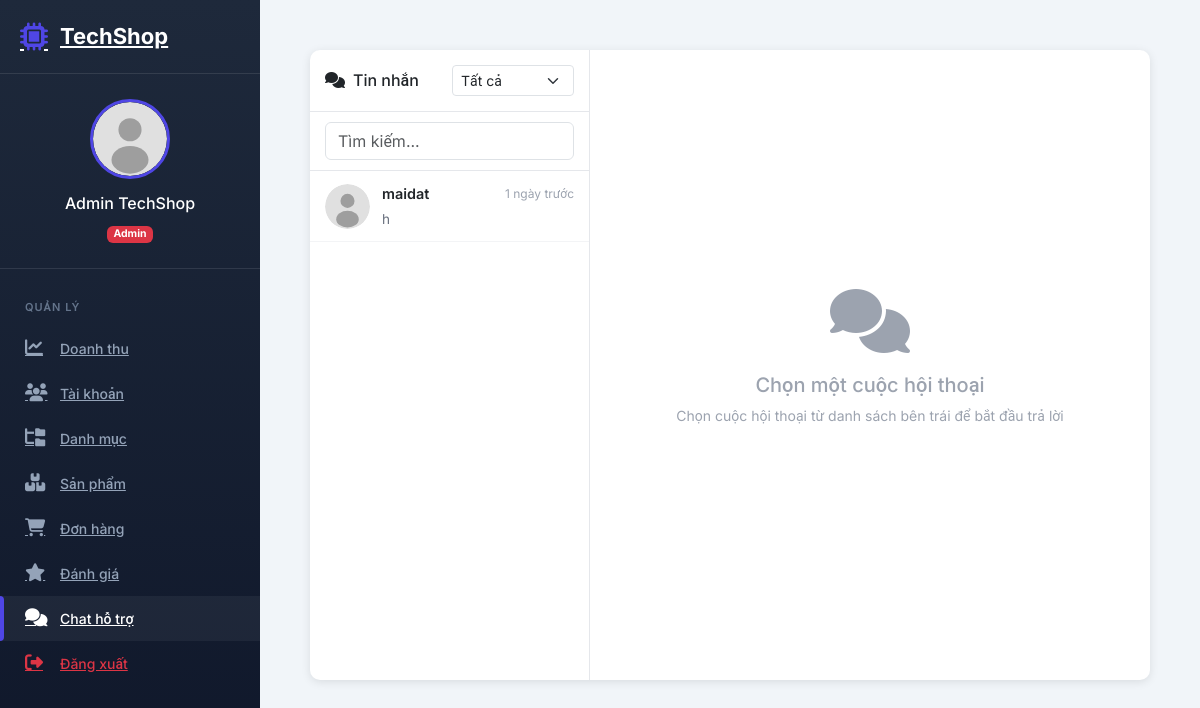
Screenshot of /admin?page=chats (signed in) with the database file from the repository.
### tables this page shows
CREATE TABLE `conversations` (
  `id` int(11) NOT NULL,
  `user_id` int(11) NOT NULL,
  `assigned_to` int(11) DEFAULT NULL,
  `subject` varchar(200) DEFAULT NULL,
  `status` enum('open','pending','closed') DEFAULT 'open',
  `last_message_at` datetime DEFAULT NULL,
  `created_at` timestamp NOT NULL DEFAULT current_timestamp(),
  `updated_at` timestamp NOT NULL DEFAULT current_timestamp() ON UPDATE current_timestamp()
);

CREATE TABLE `users` (
  `id` int(11) NOT NULL,
  `name` varchar(100) NOT NULL,
  `email` varchar(100) NOT NULL,
  `password` varchar(255) NOT NULL,
  `phone` varchar(20) DEFAULT NULL,
  `role` enum('user','employee','admin') DEFAULT 'user',
  `status` enum('active','inactive','banned') DEFAULT 'active',
  `avatar` varchar(255) DEFAULT NULL,
  `google_id` varchar(255) DEFAULT NULL,
  `email_verified` tinyint(1) DEFAULT 0,
  `verification_token` varchar(100) DEFAULT NULL,
  `remember_token` varchar(100) DEFAULT NULL,
  `token_expiry` datetime DEFAULT NULL,
  `reset_token` varchar(100) DEFAULT NULL,
  `reset_expiry` datetime DEFAULT NULL,
  `last_login` datetime DEFAULT NULL,
  `created_at` timestamp NOT NULL DEFAULT current_timestamp(),
  `updated_at` timestamp NOT NULL DEFAULT current_timestamp() ON UPDATE current_timestamp(),
  `birthday` date DEFAULT NULL,
  `gender` enum('male','female','other') DEFAULT NULL
);

### config/database.php (called while the page is built, shortened)
<?php
class Database {
    private static $instance = null;
    private $pdo;
    private $host = 'localhost';
    private $dbName = 'computer_shop';
    private $username = 'root';
    private $password = '';
    private $charset = 'utf8mb4';
    private function __construct() {
        try {
            $dsn = "mysql:host={$this->host};dbname={$this->dbName};charset={$this->charset}";
            $options = [
                PDO::ATTR_ERRMODE => PDO::ERRMODE_EXCEPTION,
                PDO::ATTR_DEFAULT_FETCH_MODE => PDO::FETCH_ASSOC,
                PDO::ATTR_EMULATE_PREPARES => false,
                PDO::MYSQL_ATTR_INIT_COMMAND => "SET NAMES utf8mb4 COLLATE utf8mb4_unicode_ci"
            ];
            $this->pdo = new PDO($dsn, $this->username, $this->password, $options);
        } catch (PDOException $e) {
            die("Lỗi kết nối MySQL: " . $e->getMessage());
        }
    }
    public static function getInstance() {
        if (self::$instance === null) {
            self::$instance = new self();
        }
        return self::$instance;
    }
    public function getConnection() {
        return $this->pdo;
    }
}
function getDB() {
    return Database::getInstance()->getConnection();
}
?>

### models/Conversation.php (called while the page is built, shortened)
<?php
require_once __DIR__ . '/../config/database.php';
class Conversation {
    private $db;
    private $table = 'conversations';
    public function __construct() {
        $this->db = getDB();
    }
    public function getAll($page = 1, $limit = 20, $filters = []) {
        $page = max(1, (int)$page);
        $limit = max(1, (int)$limit);
        $offset = ($page - 1) * $limit;
        $where = [];
        $params = [];
        $whereClause = !empty($where) ? 'WHERE ' . implode(' AND ', $where) : '';
        $countSql = "SELECT COUNT(*) as total FROM {$this->table} c {$whereClause}";
        $stmt = $this->db->prepare($countSql);
        $stmt->execute($params);
        $total = $stmt->fetch()['total'];
        $sql = "SELECT c.*, u.name as user_name, u.avatar as user_avatar, e.name as assigned_name,
                (SELECT content FROM messages WHERE conversation_id = c.id ORDER BY created_at DESC LIMIT 1) as last_message,
                (SELECT COUNT(*) FROM messages WHERE conversation_id = c.id AND is_read = 0 AND sender_type = 'user') as unread_count
                FROM {$this->table} c
                LEFT JOIN users u ON c.user_id = u.id
                LEFT JOIN users e ON c.assigned_to = e.id
                {$whereClause}
                ORDER BY c.last_message_at DESC, c.created_at DESC
                LIMIT :limit OFFSET :offset";
        $stmt = $this->db->prepare($sql);
        $stmt->bindValue(':limit', $limit, PDO::PARAM_INT);
        $stmt->bindValue(':offset', $offset, PDO::PARAM_INT);
        $stmt->execute();
        return [
            'data' => $stmt->fetchAll(),
            'total' => $total,
            'page' => $page,
            'limit' => $limit,
            'total_pages' => ceil($total / $limit)
        ];
    }
}
?>

### config/config.php (called while the page is built, shortened)
<?php
require_once __DIR__ . '/database.php';
function timeAgo($datetime) {
    $time = strtotime($datetime);
    $diff = time() - $time;
    if ($diff < 60) {
        return 'Vừa xong';
    } elseif ($diff < 3600) {
        return floor($diff / 60) . ' phút trước';
    } elseif ($diff < 86400) {
        return floor($diff / 3600) . ' giờ trước';
    } elseif ($diff < 604800) {
        return floor($diff / 86400) . ' ngày trước';
    } else {
        return date('d/m/Y', $time);
    }
}
?>

### views/admin/chats.php (the view, shortened to what this page needs)
<?php
include __DIR__ . '/../layouts/admin-header.php';
?>
<div class="admin-content chat-page">
    <div class="row g-0 chat-container">
        <div class="col-md-4 chat-sidebar">
            <div class="chat-sidebar-header">
                <h5><i class="fas fa-comments me-2"></i>Tin nhắn</h5>
                <div class="chat-filter">
                    <select class="form-select form-select-sm" id="chatFilter">
                        <option value="all">Tất cả</option>
                    </select>
                </div>
            </div>
            <div class="chat-search">
                <input type="text" class="form-control" placeholder="Tìm kiếm..." id="chatSearch">
            </div>
            <div class="conversation-list" id="conversationList">
                <?php if (!empty($conversations)): ?>
                    <?php foreach ($conversations as $conv): ?>
                    <div class="conversation-item <?= ($activeConversation['id'] ?? null) == $conv['id'] ? 'active' : '' ?>"
                         data-id="<?= $conv['id'] ?>">
                        <div class="avatar">
                            <img src="<?= BASE_URL . ($conv['user_avatar'] ?? 'assets/images/default-avatar.svg') ?>" alt="">
                        </div>
                        <div class="conv-info">
                            <div class="conv-header">
                                <span class="conv-name"><?= htmlspecialchars($conv['user_name'] ?? 'Khách') ?></span>
                                <span class="conv-time"><?= timeAgo($conv['last_message_at'] ?? $conv['created_at']) ?></span>
                            </div>
                            <p class="conv-preview"><?= htmlspecialchars(mb_substr($conv['last_message'] ?? '', 0, 50)) ?></p>
                        </div>
                    </div>
                    <?php endforeach; ?>
                <?php endif; ?>
            </div>
        </div>
        <div class="col-md-8 chat-main">
            <?php if (!empty($activeConversation)): ?>
            <div class="chat-header">
                <div class="chat-user-info">
                    <img src="<?= BASE_URL . ($activeConversation['user_avatar'] ?? 'assets/images/default-avatar.svg') ?>" alt="">
                    <div>
                        <h6><?= htmlspecialchars($activeConversation['user_name'] ?? 'Khách hàng') ?></h6>
                        <span class="user-status online">Đang hoạt động</span>
                    </div>
                </div>
                <div class="chat-actions">
                    <button class="btn btn-sm btn-outline-secondary" title="Thông tin khách hàng" data-bs-toggle="offcanvas" data-bs-target="#customerInfo">
                        <i class="fas fa-user"></i>
                    </button>
                    <button class="btn btn-sm btn-outline-danger" title="Xóa cuộc hội thoại" onclick="deleteConversation(<?= $activeConversation['id'] ?>)">
                        <i class="fas fa-trash"></i>
                    </button>
                </div>
            </div>
            <div class="chat-messages" id="chatMessages">
                <?php if (!empty($messages)): ?>
                    <?php foreach ($messages as $msg): ?>
                    <div class="message <?= $msg['sender_type'] == 'user' ? 'incoming' : 'outgoing' ?>">
                        <div class="message-content">
                            <p><?= nl2br(htmlspecialchars($msg['content'])) ?></p>
                            <span class="message-time"><?= date('H:i', strtotime($msg['created_at'])) ?></span>
                        </div>
                    </div>
                    <?php endforeach; ?>
                <?php endif; ?>
            </div>
            <div class="chat-input">
                <form id="chatForm" onsubmit="sendMessage(event)">
                    <input type="hidden" name="conversation_id" value="<?= $activeConversation['id'] ?>">
                    <div class="input-group">
                        <button type="button" class="btn btn-light" title="Đính kèm file">
                            <i class="fas fa-paperclip"></i>
                        </button>
                        <input type="text" class="form-control" name="message" placeholder="Nhập tin nhắn..." autocomplete="off">
                        <button type="submit" class="btn btn-primary">
                            <i class="fas fa-paper-plane"></i>
                        </button>
                    </div>
                </form>
            </div>
            <?php else: ?>
            <div class="chat-empty">
                <i class="fas fa-comments"></i>
                <h5>Chọn một cuộc hội thoại</h5>
                <p>Chọn cuộc hội thoại từ danh sách bên trái để bắt đầu trả lời</p>
            </div>
            <?php endif; ?>
        </div>
    </div>
</div>
<?php include __DIR__ . '/../layouts/admin-footer.php'; ?>

### assets/css/admin.css (style rules this page uses)
:root { --admin-sidebar-width: 280px; --admin-sidebar-collapsed: 80px; --admin-header-height: 70px; --admin-primary: #4f46e5; --admin-primary-dark: #4338ca; --admin-bg: #f1f5f9; --admin-font: 'Inter', 'Roboto', 'Be Vietnam Pro', 'Segoe UI', -apple-system, BlinkMacSystemFont, sans-serif; --admin-text-xs: clamp(0.6875rem, 0.65rem + 0.19vw, 0.75rem); --admin-text-sm: clamp(0.75rem, 0.71rem + 0.21vw, 0.8125rem); --admin-text-base: clamp(0.8125rem, 0.77rem + 0.21vw, 0.875rem); --admin-text-lg: clamp(0.875rem, 0.83rem + 0.23vw, 1rem); --admin-text-xl: clamp(1rem, 0.94rem + 0.3vw, 1.125rem); --admin-text-2xl: clamp(1.125rem, 1.02rem + 0.52vw, 1.375rem); --admin-text-3xl: clamp(1.375rem, 1.2rem + 0.88vw, 1.75rem); }
.admin-body { font-family: var(--admin-font); background: var(--admin-bg); min-height: 100vh; display: flex; font-size: var(--admin-text-base); line-height: 1.5; -webkit-font-smoothing: antialiased; -moz-osx-font-smoothing: grayscale; }
.admin-content { \n padding: 30px;\n min-height: calc(100vh - var(--admin-header-height));\n max-width: 100%;\n overflow-x: hidden;\n }
.admin-content .row { margin-left: calc(var(--bs-gutter-x, 1.5rem) * -0.5); margin-right: calc(var(--bs-gutter-x, 1.5rem) * -0.5); max-width: 100%; }
@media (max-width: 1399px) { :root { --admin-sidebar-width: 260px; } }
@media (max-width: 1399px) { .admin-content { padding: 25px; } }

### views/admin/chats.php (style rules this page uses)
.chat-page { height: calc(100vh - 120px); }
.chat-container { height: 100%; background: white; border-radius: 10px; overflow: hidden; box-shadow: 0 2px 10px rgba(0,0,0,0.1); }
.chat-sidebar { border-right: 1px solid #e5e7eb; display: flex; flex-direction: column; }
.chat-sidebar-header { padding: 15px; border-bottom: 1px solid #e5e7eb; display: flex; justify-content: space-between; align-items: center; }
.chat-sidebar-header h5 { margin: 0; font-size: 1rem; }
.chat-search { padding: 10px 15px; border-bottom: 1px solid #e5e7eb; }
.conversation-list { flex: 1; overflow-y: auto; }
.conversation-item { display: flex; align-items: center; padding: 12px 15px; border-bottom: 1px solid #f3f4f6; cursor: pointer; transition: background 0.2s; }
.conversation-item .avatar { position: relative; margin-right: 12px; }
.conversation-item .avatar img { width: 45px; height: 45px; border-radius: 50%; object-fit: cover; }
.conv-info { flex: 1; min-width: 0; }
.conv-header { display: flex; justify-content: space-between; align-items: center; margin-bottom: 4px; }
.conv-name { font-weight: 600; font-size: 0.9rem; }
.conv-time { font-size: 0.75rem; color: #9ca3af; }
.conv-preview { font-size: 0.85rem; color: #6b7280; margin: 0; overflow: hidden; text-overflow: ellipsis; white-space: nowrap; }
.chat-main { display: flex; flex-direction: column; height: 100%; }
.chat-empty { flex: 1; display: flex; flex-direction: column; justify-content: center; align-items: center; color: #9ca3af; }
.chat-empty i { font-size: 4rem; margin-bottom: 20px; }

### rows the page displays
conversations: user.name "maidat", last_message_at+created_at "1 ngày trước", last_message "h"

### other values shown
$_SESSION['user']['name'] "Admin TechShop"
